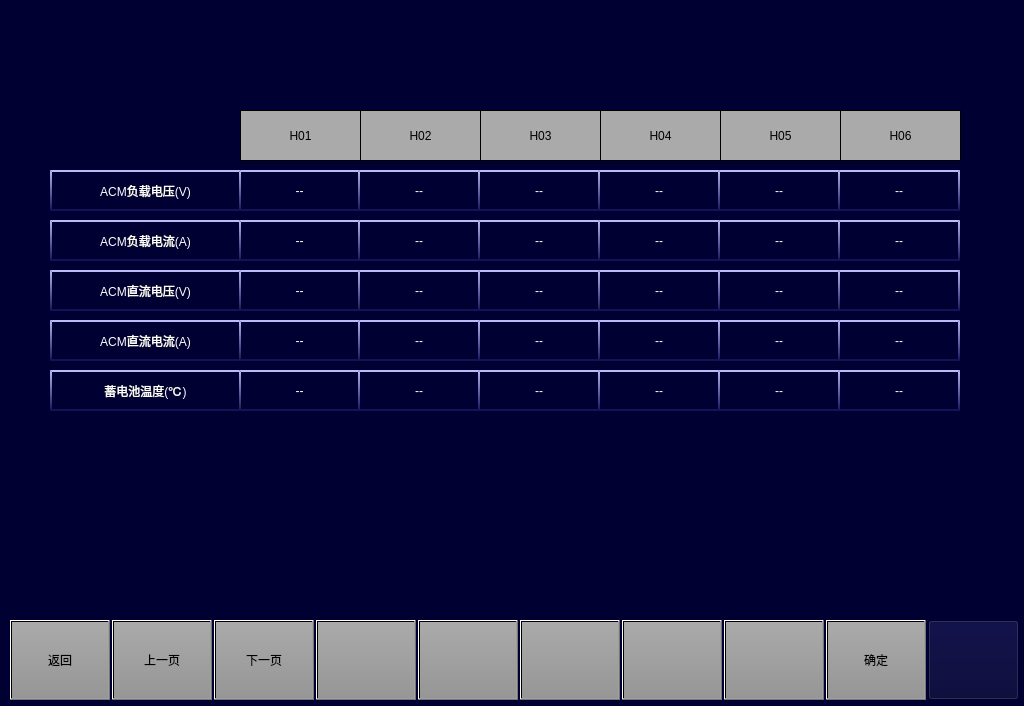
<?xml version="1.0" encoding="UTF-8"?>
<ui version="4.0">
 <class>MaintainceAuxiliarySubsystemPage</class>
 <widget class="QWidget" name="MaintainceAuxiliarySubsystemPage">
  <property name="geometry">
   <rect>
    <x>0</x>
    <y>0</y>
    <width>1024</width>
    <height>706</height>
   </rect>
  </property>
  <property name="windowTitle">
   <string>Form</string>
  </property>
  <property name="styleSheet">
   <string notr="true">background-color: rgb(0, 0, 50);</string>
  </property>
  <widget class="QPushButton" name="BTN2">
   <property name="geometry">
    <rect>
     <x>112</x>
     <y>620</y>
     <width>100</width>
     <height>80</height>
    </rect>
   </property>
   <property name="focusPolicy">
    <enum>Qt::NoFocus</enum>
   </property>
   <property name="styleSheet">
    <string notr="true">font: 20px, &quot;微软雅黑&quot;;color: black;transparent;background:qlineargradient(spread:pad,x1:0,y1:0,x2:0,y2:1,stop:0 rgba(170,170,170,255),stop:1 rgba(150,150,150,255));</string>
   </property>
   <property name="text">
    <string>上一页</string>
   </property>
  </widget>
  <widget class="QPushButton" name="BTN1">
   <property name="geometry">
    <rect>
     <x>10</x>
     <y>620</y>
     <width>100</width>
     <height>80</height>
    </rect>
   </property>
   <property name="focusPolicy">
    <enum>Qt::NoFocus</enum>
   </property>
   <property name="styleSheet">
    <string notr="true">font: 20px, &quot;微软雅黑&quot;;color: black;transparent;background:qlineargradient(spread:pad,x1:0,y1:0,x2:0,y2:1,stop:0 rgba(170,170,170,255),stop:1 rgba(150,150,150,255));</string>
   </property>
   <property name="text">
    <string>返回</string>
   </property>
  </widget>
  <widget class="QPushButton" name="BTN4">
   <property name="geometry">
    <rect>
     <x>316</x>
     <y>620</y>
     <width>100</width>
     <height>80</height>
    </rect>
   </property>
   <property name="focusPolicy">
    <enum>Qt::NoFocus</enum>
   </property>
   <property name="styleSheet">
    <string notr="true">	font: 20px, &quot;微软雅黑&quot;;
    color: black;
	transparent;background:qlineargradient(spread:pad,x1:0,y1:0,x2:0,y2:1,stop:0 rgba(170,170,170,255),stop:1 rgba(150,150,150,255));
</string>
   </property>
   <property name="text">
    <string/>
   </property>
  </widget>
  <widget class="QPushButton" name="BTN5">
   <property name="geometry">
    <rect>
     <x>418</x>
     <y>620</y>
     <width>100</width>
     <height>80</height>
    </rect>
   </property>
   <property name="focusPolicy">
    <enum>Qt::NoFocus</enum>
   </property>
   <property name="styleSheet">
    <string notr="true">	font: 20px, &quot;微软雅黑&quot;;
    color: black;
	transparent;background:qlineargradient(spread:pad,x1:0,y1:0,x2:0,y2:1,stop:0 rgba(170,170,170,255),stop:1 rgba(150,150,150,255));
</string>
   </property>
   <property name="text">
    <string/>
   </property>
  </widget>
  <widget class="QPushButton" name="BTN3">
   <property name="geometry">
    <rect>
     <x>214</x>
     <y>620</y>
     <width>100</width>
     <height>80</height>
    </rect>
   </property>
   <property name="focusPolicy">
    <enum>Qt::NoFocus</enum>
   </property>
   <property name="styleSheet">
    <string notr="true">	font: 20px, &quot;微软雅黑&quot;;
    color: black;
	transparent;background:qlineargradient(spread:pad,x1:0,y1:0,x2:0,y2:1,stop:0 rgba(170,170,170,255),stop:1 rgba(150,150,150,255));
</string>
   </property>
   <property name="text">
    <string>下一页</string>
   </property>
  </widget>
  <widget class="QPushButton" name="BTN8">
   <property name="geometry">
    <rect>
     <x>724</x>
     <y>620</y>
     <width>100</width>
     <height>80</height>
    </rect>
   </property>
   <property name="focusPolicy">
    <enum>Qt::NoFocus</enum>
   </property>
   <property name="styleSheet">
    <string notr="true">	font: 20px, &quot;微软雅黑&quot;;
    color: black;
	transparent;background:qlineargradient(spread:pad,x1:0,y1:0,x2:0,y2:1,stop:0 rgba(170,170,170,255),stop:1 rgba(150,150,150,255));
</string>
   </property>
   <property name="text">
    <string/>
   </property>
  </widget>
  <widget class="QPushButton" name="BTNHome">
   <property name="geometry">
    <rect>
     <x>928</x>
     <y>620</y>
     <width>91</width>
     <height>80</height>
    </rect>
   </property>
   <property name="focusPolicy">
    <enum>Qt::NoFocus</enum>
   </property>
   <property name="styleSheet">
    <string notr="true">border-image: url(:/images/image/Home.png);</string>
   </property>
   <property name="text">
    <string/>
   </property>
  </widget>
  <widget class="QPushButton" name="BTN9">
   <property name="geometry">
    <rect>
     <x>826</x>
     <y>620</y>
     <width>100</width>
     <height>80</height>
    </rect>
   </property>
   <property name="focusPolicy">
    <enum>Qt::NoFocus</enum>
   </property>
   <property name="styleSheet">
    <string notr="true">	font: 20px, &quot;微软雅黑&quot;;
    color: black;
	transparent;background:qlineargradient(spread:pad,x1:0,y1:0,x2:0,y2:1,stop:0 rgba(170,170,170,255),stop:1 rgba(150,150,150,255));
</string>
   </property>
   <property name="text">
    <string>确定</string>
   </property>
  </widget>
  <widget class="QPushButton" name="BTN7">
   <property name="geometry">
    <rect>
     <x>622</x>
     <y>620</y>
     <width>100</width>
     <height>80</height>
    </rect>
   </property>
   <property name="focusPolicy">
    <enum>Qt::NoFocus</enum>
   </property>
   <property name="styleSheet">
    <string notr="true">	font: 20px, &quot;微软雅黑&quot;;
    color: black;
	transparent;background:qlineargradient(spread:pad,x1:0,y1:0,x2:0,y2:1,stop:0 rgba(170,170,170,255),stop:1 rgba(150,150,150,255));
</string>
   </property>
   <property name="text">
    <string/>
   </property>
  </widget>
  <widget class="QPushButton" name="BTN6">
   <property name="geometry">
    <rect>
     <x>520</x>
     <y>620</y>
     <width>100</width>
     <height>80</height>
    </rect>
   </property>
   <property name="focusPolicy">
    <enum>Qt::NoFocus</enum>
   </property>
   <property name="styleSheet">
    <string notr="true">	font: 20px, &quot;微软雅黑&quot;;
    color: black;
	transparent;background:qlineargradient(spread:pad,x1:0,y1:0,x2:0,y2:1,stop:0 rgba(170,170,170,255),stop:1 rgba(150,150,150,255));
</string>
   </property>
   <property name="text">
    <string/>
   </property>
  </widget>
  <widget class="QLabel" name="label_32">
   <property name="geometry">
    <rect>
     <x>478</x>
     <y>370</y>
     <width>122</width>
     <height>41</height>
    </rect>
   </property>
   <property name="styleSheet">
    <string notr="true">border-top:2px solid rgb(187,188,247);
background-color: rgb(0, 0, 50);
border-left: 2px solid qlineargradient(x1:0, y1:0, x2:0, y2:1,stop:0 rgb(187,188,247) , stop:1 rgb(19,20,87));
border-right: 2px solid qlineargradient(x1:0, y1:0, x2:0, y2:1,stop:0 rgb(187,188,247) , stop:1 rgb(19,20,87));
border-bottom:2px solid  rgb(19,20,87);
font:16px &quot;微软雅黑&quot; ;
color: rgb(255, 255, 255);</string>
   </property>
   <property name="text">
    <string>--</string>
   </property>
   <property name="alignment">
    <set>Qt::AlignCenter</set>
   </property>
  </widget>
  <widget class="QLabel" name="label_19">
   <property name="geometry">
    <rect>
     <x>358</x>
     <y>270</y>
     <width>122</width>
     <height>41</height>
    </rect>
   </property>
   <property name="styleSheet">
    <string notr="true">border-top:2px solid rgb(187,188,247);
background-color: rgb(0, 0, 50);
border-left: 2px solid qlineargradient(x1:0, y1:0, x2:0, y2:1,stop:0 rgb(187,188,247) , stop:1 rgb(19,20,87));
border-right: 2px solid qlineargradient(x1:0, y1:0, x2:0, y2:1,stop:0 rgb(187,188,247) , stop:1 rgb(19,20,87));
border-bottom:2px solid  rgb(19,20,87);
font:16px &quot;微软雅黑&quot; ;
color: rgb(255, 255, 255);</string>
   </property>
   <property name="text">
    <string>--</string>
   </property>
   <property name="alignment">
    <set>Qt::AlignCenter</set>
   </property>
  </widget>
  <widget class="QLabel" name="label_24">
   <property name="geometry">
    <rect>
     <x>478</x>
     <y>320</y>
     <width>122</width>
     <height>41</height>
    </rect>
   </property>
   <property name="styleSheet">
    <string notr="true">border-top:2px solid rgb(187,188,247);
background-color: rgb(0, 0, 50);
border-left: 2px solid qlineargradient(x1:0, y1:0, x2:0, y2:1,stop:0 rgb(187,188,247) , stop:1 rgb(19,20,87));
border-right: 2px solid qlineargradient(x1:0, y1:0, x2:0, y2:1,stop:0 rgb(187,188,247) , stop:1 rgb(19,20,87));
border-bottom:2px solid  rgb(19,20,87);
font:16px &quot;微软雅黑&quot; ;
color: rgb(255, 255, 255);</string>
   </property>
   <property name="text">
    <string>--</string>
   </property>
   <property name="alignment">
    <set>Qt::AlignCenter</set>
   </property>
  </widget>
  <widget class="QLabel" name="label_31">
   <property name="geometry">
    <rect>
     <x>838</x>
     <y>370</y>
     <width>122</width>
     <height>41</height>
    </rect>
   </property>
   <property name="styleSheet">
    <string notr="true">border-top:2px solid rgb(187,188,247);
background-color: rgb(0, 0, 50);
border-left: 2px solid qlineargradient(x1:0, y1:0, x2:0, y2:1,stop:0 rgb(187,188,247) , stop:1 rgb(19,20,87));
border-right: 2px solid qlineargradient(x1:0, y1:0, x2:0, y2:1,stop:0 rgb(187,188,247) , stop:1 rgb(19,20,87));
border-bottom:2px solid  rgb(19,20,87);
font:16px &quot;微软雅黑&quot; ;
color: rgb(255, 255, 255);</string>
   </property>
   <property name="text">
    <string>--</string>
   </property>
   <property name="alignment">
    <set>Qt::AlignCenter</set>
   </property>
  </widget>
  <widget class="QLabel" name="label_13">
   <property name="geometry">
    <rect>
     <x>838</x>
     <y>170</y>
     <width>122</width>
     <height>41</height>
    </rect>
   </property>
   <property name="styleSheet">
    <string notr="true">border-top:2px solid rgb(187,188,247);
background-color: rgb(0, 0, 50);
border-left: 2px solid qlineargradient(x1:0, y1:0, x2:0, y2:1,stop:0 rgb(187,188,247) , stop:1 rgb(19,20,87));
border-right: 2px solid qlineargradient(x1:0, y1:0, x2:0, y2:1,stop:0 rgb(187,188,247) , stop:1 rgb(19,20,87));
border-bottom:2px solid  rgb(19,20,87);
font:16px &quot;微软雅黑&quot; ;
color: rgb(255, 255, 255);</string>
   </property>
   <property name="text">
    <string>--</string>
   </property>
   <property name="alignment">
    <set>Qt::AlignCenter</set>
   </property>
  </widget>
  <widget class="QLabel" name="LBLTC2">
   <property name="geometry">
    <rect>
     <x>840</x>
     <y>110</y>
     <width>121</width>
     <height>51</height>
    </rect>
   </property>
   <property name="styleSheet">
    <string notr="true">background-color:rgb(170,170,170);
border:1px solid black;
font:20px &quot;微软雅黑&quot;;</string>
   </property>
   <property name="text">
    <string>H06</string>
   </property>
   <property name="alignment">
    <set>Qt::AlignCenter</set>
   </property>
  </widget>
  <widget class="QLabel" name="label_26">
   <property name="geometry">
    <rect>
     <x>598</x>
     <y>320</y>
     <width>122</width>
     <height>41</height>
    </rect>
   </property>
   <property name="styleSheet">
    <string notr="true">border-top:2px solid rgb(187,188,247);
background-color: rgb(0, 0, 50);
border-left: 2px solid qlineargradient(x1:0, y1:0, x2:0, y2:1,stop:0 rgb(187,188,247) , stop:1 rgb(19,20,87));
border-right: 2px solid qlineargradient(x1:0, y1:0, x2:0, y2:1,stop:0 rgb(187,188,247) , stop:1 rgb(19,20,87));
border-bottom:2px solid  rgb(19,20,87);
font:16px &quot;微软雅黑&quot; ;
color: rgb(255, 255, 255);</string>
   </property>
   <property name="text">
    <string>--</string>
   </property>
   <property name="alignment">
    <set>Qt::AlignCenter</set>
   </property>
  </widget>
  <widget class="QLabel" name="label_30">
   <property name="geometry">
    <rect>
     <x>50</x>
     <y>370</y>
     <width>191</width>
     <height>41</height>
    </rect>
   </property>
   <property name="styleSheet">
    <string notr="true">border-top:2px solid rgb(187,188,247);
background-color: rgb(0, 0, 50);
border-left: 2px solid qlineargradient(x1:0, y1:0, x2:0, y2:1,stop:0 rgb(187,188,247) , stop:1 rgb(19,20,87));
border-right: 2px solid qlineargradient(x1:0, y1:0, x2:0, y2:1,stop:0 rgb(187,188,247) , stop:1 rgb(19,20,87));
border-bottom:2px solid  rgb(19,20,87);
font:16px &quot;微软雅黑&quot; ;
color: rgb(255, 255, 255);</string>
   </property>
   <property name="text">
    <string>蓄电池温度(℃)</string>
   </property>
   <property name="alignment">
    <set>Qt::AlignCenter</set>
   </property>
  </widget>
  <widget class="QLabel" name="label_25">
   <property name="geometry">
    <rect>
     <x>358</x>
     <y>320</y>
     <width>122</width>
     <height>41</height>
    </rect>
   </property>
   <property name="styleSheet">
    <string notr="true">border-top:2px solid rgb(187,188,247);
background-color: rgb(0, 0, 50);
border-left: 2px solid qlineargradient(x1:0, y1:0, x2:0, y2:1,stop:0 rgb(187,188,247) , stop:1 rgb(19,20,87));
border-right: 2px solid qlineargradient(x1:0, y1:0, x2:0, y2:1,stop:0 rgb(187,188,247) , stop:1 rgb(19,20,87));
border-bottom:2px solid  rgb(19,20,87);
font:16px &quot;微软雅黑&quot; ;
color: rgb(255, 255, 255);</string>
   </property>
   <property name="text">
    <string>--</string>
   </property>
   <property name="alignment">
    <set>Qt::AlignCenter</set>
   </property>
  </widget>
  <widget class="QLabel" name="label_7">
   <property name="geometry">
    <rect>
     <x>478</x>
     <y>170</y>
     <width>122</width>
     <height>41</height>
    </rect>
   </property>
   <property name="styleSheet">
    <string notr="true">border-top:2px solid rgb(187,188,247);
background-color: rgb(0, 0, 50);
border-left: 2px solid qlineargradient(x1:0, y1:0, x2:0, y2:1,stop:0 rgb(187,188,247) , stop:1 rgb(19,20,87));
border-right: 2px solid qlineargradient(x1:0, y1:0, x2:0, y2:1,stop:0 rgb(187,188,247) , stop:1 rgb(19,20,87));
border-bottom:2px solid  rgb(19,20,87);
font:16px &quot;微软雅黑&quot; ;
color: rgb(255, 255, 255);</string>
   </property>
   <property name="text">
    <string>--</string>
   </property>
   <property name="alignment">
    <set>Qt::AlignCenter</set>
   </property>
  </widget>
  <widget class="QLabel" name="LBLM1">
   <property name="geometry">
    <rect>
     <x>480</x>
     <y>110</y>
     <width>121</width>
     <height>51</height>
    </rect>
   </property>
   <property name="styleSheet">
    <string notr="true">background-color:rgb(170,170,170);
border:1px solid black;
font:20px &quot;微软雅黑&quot;;</string>
   </property>
   <property name="text">
    <string>H03</string>
   </property>
   <property name="alignment">
    <set>Qt::AlignCenter</set>
   </property>
  </widget>
  <widget class="QLabel" name="LBLMp2">
   <property name="geometry">
    <rect>
     <x>720</x>
     <y>110</y>
     <width>121</width>
     <height>51</height>
    </rect>
   </property>
   <property name="styleSheet">
    <string notr="true">background-color:rgb(170,170,170);
border:1px solid black;
font:20px &quot;微软雅黑&quot;;</string>
   </property>
   <property name="text">
    <string>H05</string>
   </property>
   <property name="alignment">
    <set>Qt::AlignCenter</set>
   </property>
  </widget>
  <widget class="QLabel" name="label_6">
   <property name="geometry">
    <rect>
     <x>358</x>
     <y>220</y>
     <width>122</width>
     <height>41</height>
    </rect>
   </property>
   <property name="styleSheet">
    <string notr="true">border-top:2px solid rgb(187,188,247);
background-color: rgb(0, 0, 50);
border-left: 2px solid qlineargradient(x1:0, y1:0, x2:0, y2:1,stop:0 rgb(187,188,247) , stop:1 rgb(19,20,87));
border-right: 2px solid qlineargradient(x1:0, y1:0, x2:0, y2:1,stop:0 rgb(187,188,247) , stop:1 rgb(19,20,87));
border-bottom:2px solid  rgb(19,20,87);
font:16px &quot;微软雅黑&quot; ;
color: rgb(255, 255, 255);</string>
   </property>
   <property name="text">
    <string>--</string>
   </property>
   <property name="alignment">
    <set>Qt::AlignCenter</set>
   </property>
  </widget>
  <widget class="QLabel" name="label_2">
   <property name="geometry">
    <rect>
     <x>50</x>
     <y>220</y>
     <width>191</width>
     <height>41</height>
    </rect>
   </property>
   <property name="styleSheet">
    <string notr="true">border-top:2px solid rgb(187,188,247);
background-color: rgb(0, 0, 50);
border-left: 2px solid qlineargradient(x1:0, y1:0, x2:0, y2:1,stop:0 rgb(187,188,247) , stop:1 rgb(19,20,87));
border-right: 2px solid qlineargradient(x1:0, y1:0, x2:0, y2:1,stop:0 rgb(187,188,247) , stop:1 rgb(19,20,87));
border-bottom:2px solid  rgb(19,20,87);
font:16px &quot;微软雅黑&quot; ;
color: rgb(255, 255, 255);</string>
   </property>
   <property name="text">
    <string>ACM负载电流(A)</string>
   </property>
   <property name="alignment">
    <set>Qt::AlignCenter</set>
   </property>
  </widget>
  <widget class="QLabel" name="label_5">
   <property name="geometry">
    <rect>
     <x>358</x>
     <y>170</y>
     <width>122</width>
     <height>41</height>
    </rect>
   </property>
   <property name="styleSheet">
    <string notr="true">border-top:2px solid rgb(187,188,247);
background-color: rgb(0, 0, 50);
border-left: 2px solid qlineargradient(x1:0, y1:0, x2:0, y2:1,stop:0 rgb(187,188,247) , stop:1 rgb(19,20,87));
border-right: 2px solid qlineargradient(x1:0, y1:0, x2:0, y2:1,stop:0 rgb(187,188,247) , stop:1 rgb(19,20,87));
border-bottom:2px solid  rgb(19,20,87);
font:16px &quot;微软雅黑&quot; ;
color: rgb(255, 255, 255);</string>
   </property>
   <property name="text">
    <string>--</string>
   </property>
   <property name="alignment">
    <set>Qt::AlignCenter</set>
   </property>
  </widget>
  <widget class="QLabel" name="label_12">
   <property name="geometry">
    <rect>
     <x>718</x>
     <y>220</y>
     <width>122</width>
     <height>41</height>
    </rect>
   </property>
   <property name="styleSheet">
    <string notr="true">border-top:2px solid rgb(187,188,247);
background-color: rgb(0, 0, 50);
border-left: 2px solid qlineargradient(x1:0, y1:0, x2:0, y2:1,stop:0 rgb(187,188,247) , stop:1 rgb(19,20,87));
border-right: 2px solid qlineargradient(x1:0, y1:0, x2:0, y2:1,stop:0 rgb(187,188,247) , stop:1 rgb(19,20,87));
border-bottom:2px solid  rgb(19,20,87);
font:16px &quot;微软雅黑&quot; ;
color: rgb(255, 255, 255);</string>
   </property>
   <property name="text">
    <string>--</string>
   </property>
   <property name="alignment">
    <set>Qt::AlignCenter</set>
   </property>
  </widget>
  <widget class="QLabel" name="label_23">
   <property name="geometry">
    <rect>
     <x>50</x>
     <y>320</y>
     <width>191</width>
     <height>41</height>
    </rect>
   </property>
   <property name="styleSheet">
    <string notr="true">border-top:2px solid rgb(187,188,247);
background-color: rgb(0, 0, 50);
border-left: 2px solid qlineargradient(x1:0, y1:0, x2:0, y2:1,stop:0 rgb(187,188,247) , stop:1 rgb(19,20,87));
border-right: 2px solid qlineargradient(x1:0, y1:0, x2:0, y2:1,stop:0 rgb(187,188,247) , stop:1 rgb(19,20,87));
border-bottom:2px solid  rgb(19,20,87);
font:16px &quot;微软雅黑&quot; ;
color: rgb(255, 255, 255);</string>
   </property>
   <property name="text">
    <string>ACM直流电流(A)</string>
   </property>
   <property name="alignment">
    <set>Qt::AlignCenter</set>
   </property>
  </widget>
  <widget class="QLabel" name="label_17">
   <property name="geometry">
    <rect>
     <x>239</x>
     <y>270</y>
     <width>121</width>
     <height>41</height>
    </rect>
   </property>
   <property name="styleSheet">
    <string notr="true">border-top:2px solid rgb(187,188,247);
background-color: rgb(0, 0, 50);
border-left: 2px solid qlineargradient(x1:0, y1:0, x2:0, y2:1,stop:0 rgb(187,188,247) , stop:1 rgb(19,20,87));
border-right: 2px solid qlineargradient(x1:0, y1:0, x2:0, y2:1,stop:0 rgb(187,188,247) , stop:1 rgb(19,20,87));
border-bottom:2px solid  rgb(19,20,87);
font:16px &quot;微软雅黑&quot; ;
color: rgb(255, 255, 255);</string>
   </property>
   <property name="text">
    <string>--</string>
   </property>
   <property name="alignment">
    <set>Qt::AlignCenter</set>
   </property>
  </widget>
  <widget class="QLabel" name="label_20">
   <property name="geometry">
    <rect>
     <x>478</x>
     <y>270</y>
     <width>122</width>
     <height>41</height>
    </rect>
   </property>
   <property name="styleSheet">
    <string notr="true">border-top:2px solid rgb(187,188,247);
background-color: rgb(0, 0, 50);
border-left: 2px solid qlineargradient(x1:0, y1:0, x2:0, y2:1,stop:0 rgb(187,188,247) , stop:1 rgb(19,20,87));
border-right: 2px solid qlineargradient(x1:0, y1:0, x2:0, y2:1,stop:0 rgb(187,188,247) , stop:1 rgb(19,20,87));
border-bottom:2px solid  rgb(19,20,87);
font:16px &quot;微软雅黑&quot; ;
color: rgb(255, 255, 255);</string>
   </property>
   <property name="text">
    <string>--</string>
   </property>
   <property name="alignment">
    <set>Qt::AlignCenter</set>
   </property>
  </widget>
  <widget class="QLabel" name="label_27">
   <property name="geometry">
    <rect>
     <x>838</x>
     <y>320</y>
     <width>122</width>
     <height>41</height>
    </rect>
   </property>
   <property name="styleSheet">
    <string notr="true">border-top:2px solid rgb(187,188,247);
background-color: rgb(0, 0, 50);
border-left: 2px solid qlineargradient(x1:0, y1:0, x2:0, y2:1,stop:0 rgb(187,188,247) , stop:1 rgb(19,20,87));
border-right: 2px solid qlineargradient(x1:0, y1:0, x2:0, y2:1,stop:0 rgb(187,188,247) , stop:1 rgb(19,20,87));
border-bottom:2px solid  rgb(19,20,87);
font:16px &quot;微软雅黑&quot; ;
color: rgb(255, 255, 255);</string>
   </property>
   <property name="text">
    <string>--</string>
   </property>
   <property name="alignment">
    <set>Qt::AlignCenter</set>
   </property>
  </widget>
  <widget class="QLabel" name="label_33">
   <property name="geometry">
    <rect>
     <x>598</x>
     <y>370</y>
     <width>122</width>
     <height>41</height>
    </rect>
   </property>
   <property name="styleSheet">
    <string notr="true">border-top:2px solid rgb(187,188,247);
background-color: rgb(0, 0, 50);
border-left: 2px solid qlineargradient(x1:0, y1:0, x2:0, y2:1,stop:0 rgb(187,188,247) , stop:1 rgb(19,20,87));
border-right: 2px solid qlineargradient(x1:0, y1:0, x2:0, y2:1,stop:0 rgb(187,188,247) , stop:1 rgb(19,20,87));
border-bottom:2px solid  rgb(19,20,87);
font:16px &quot;微软雅黑&quot; ;
color: rgb(255, 255, 255);</string>
   </property>
   <property name="text">
    <string>--</string>
   </property>
   <property name="alignment">
    <set>Qt::AlignCenter</set>
   </property>
  </widget>
  <widget class="QLabel" name="LBLMp1">
   <property name="geometry">
    <rect>
     <x>360</x>
     <y>110</y>
     <width>121</width>
     <height>51</height>
    </rect>
   </property>
   <property name="styleSheet">
    <string notr="true">background-color:rgb(170,170,170);
border:1px solid black;
font:20px &quot;微软雅黑&quot;;</string>
   </property>
   <property name="text">
    <string>H02</string>
   </property>
   <property name="alignment">
    <set>Qt::AlignCenter</set>
   </property>
  </widget>
  <widget class="QLabel" name="label_18">
   <property name="geometry">
    <rect>
     <x>838</x>
     <y>270</y>
     <width>122</width>
     <height>41</height>
    </rect>
   </property>
   <property name="styleSheet">
    <string notr="true">border-top:2px solid rgb(187,188,247);
background-color: rgb(0, 0, 50);
border-left: 2px solid qlineargradient(x1:0, y1:0, x2:0, y2:1,stop:0 rgb(187,188,247) , stop:1 rgb(19,20,87));
border-right: 2px solid qlineargradient(x1:0, y1:0, x2:0, y2:1,stop:0 rgb(187,188,247) , stop:1 rgb(19,20,87));
border-bottom:2px solid  rgb(19,20,87);
font:16px &quot;微软雅黑&quot; ;
color: rgb(255, 255, 255);</string>
   </property>
   <property name="text">
    <string>--</string>
   </property>
   <property name="alignment">
    <set>Qt::AlignCenter</set>
   </property>
  </widget>
  <widget class="QLabel" name="label_11">
   <property name="geometry">
    <rect>
     <x>718</x>
     <y>170</y>
     <width>122</width>
     <height>41</height>
    </rect>
   </property>
   <property name="styleSheet">
    <string notr="true">border-top:2px solid rgb(187,188,247);
background-color: rgb(0, 0, 50);
border-left: 2px solid qlineargradient(x1:0, y1:0, x2:0, y2:1,stop:0 rgb(187,188,247) , stop:1 rgb(19,20,87));
border-right: 2px solid qlineargradient(x1:0, y1:0, x2:0, y2:1,stop:0 rgb(187,188,247) , stop:1 rgb(19,20,87));
border-bottom:2px solid  rgb(19,20,87);
font:16px &quot;微软雅黑&quot; ;
color: rgb(255, 255, 255);</string>
   </property>
   <property name="text">
    <string>--</string>
   </property>
   <property name="alignment">
    <set>Qt::AlignCenter</set>
   </property>
  </widget>
  <widget class="QLabel" name="label_15">
   <property name="geometry">
    <rect>
     <x>598</x>
     <y>270</y>
     <width>122</width>
     <height>41</height>
    </rect>
   </property>
   <property name="styleSheet">
    <string notr="true">border-top:2px solid rgb(187,188,247);
background-color: rgb(0, 0, 50);
border-left: 2px solid qlineargradient(x1:0, y1:0, x2:0, y2:1,stop:0 rgb(187,188,247) , stop:1 rgb(19,20,87));
border-right: 2px solid qlineargradient(x1:0, y1:0, x2:0, y2:1,stop:0 rgb(187,188,247) , stop:1 rgb(19,20,87));
border-bottom:2px solid  rgb(19,20,87);
font:16px &quot;微软雅黑&quot; ;
color: rgb(255, 255, 255);</string>
   </property>
   <property name="text">
    <string>--</string>
   </property>
   <property name="alignment">
    <set>Qt::AlignCenter</set>
   </property>
  </widget>
  <widget class="QLabel" name="label_3">
   <property name="geometry">
    <rect>
     <x>239</x>
     <y>170</y>
     <width>121</width>
     <height>41</height>
    </rect>
   </property>
   <property name="styleSheet">
    <string notr="true">border-top:2px solid rgb(187,188,247);
background-color: rgb(0, 0, 50);
border-left: 2px solid qlineargradient(x1:0, y1:0, x2:0, y2:1,stop:0 rgb(187,188,247) , stop:1 rgb(19,20,87));
border-right: 2px solid qlineargradient(x1:0, y1:0, x2:0, y2:1,stop:0 rgb(187,188,247) , stop:1 rgb(19,20,87));
border-bottom:2px solid  rgb(19,20,87);
font:16px &quot;微软雅黑&quot; ;
color: rgb(255, 255, 255);</string>
   </property>
   <property name="text">
    <string>--</string>
   </property>
   <property name="alignment">
    <set>Qt::AlignCenter</set>
   </property>
  </widget>
  <widget class="QLabel" name="label_34">
   <property name="geometry">
    <rect>
     <x>718</x>
     <y>370</y>
     <width>122</width>
     <height>41</height>
    </rect>
   </property>
   <property name="styleSheet">
    <string notr="true">border-top:2px solid rgb(187,188,247);
background-color: rgb(0, 0, 50);
border-left: 2px solid qlineargradient(x1:0, y1:0, x2:0, y2:1,stop:0 rgb(187,188,247) , stop:1 rgb(19,20,87));
border-right: 2px solid qlineargradient(x1:0, y1:0, x2:0, y2:1,stop:0 rgb(187,188,247) , stop:1 rgb(19,20,87));
border-bottom:2px solid  rgb(19,20,87);
font:16px &quot;微软雅黑&quot; ;
color: rgb(255, 255, 255);</string>
   </property>
   <property name="text">
    <string>--</string>
   </property>
   <property name="alignment">
    <set>Qt::AlignCenter</set>
   </property>
  </widget>
  <widget class="QLabel" name="label_28">
   <property name="geometry">
    <rect>
     <x>718</x>
     <y>320</y>
     <width>122</width>
     <height>41</height>
    </rect>
   </property>
   <property name="styleSheet">
    <string notr="true">border-top:2px solid rgb(187,188,247);
background-color: rgb(0, 0, 50);
border-left: 2px solid qlineargradient(x1:0, y1:0, x2:0, y2:1,stop:0 rgb(187,188,247) , stop:1 rgb(19,20,87));
border-right: 2px solid qlineargradient(x1:0, y1:0, x2:0, y2:1,stop:0 rgb(187,188,247) , stop:1 rgb(19,20,87));
border-bottom:2px solid  rgb(19,20,87);
font:16px &quot;微软雅黑&quot; ;
color: rgb(255, 255, 255);</string>
   </property>
   <property name="text">
    <string>--</string>
   </property>
   <property name="alignment">
    <set>Qt::AlignCenter</set>
   </property>
  </widget>
  <widget class="QLabel" name="label">
   <property name="geometry">
    <rect>
     <x>50</x>
     <y>170</y>
     <width>191</width>
     <height>41</height>
    </rect>
   </property>
   <property name="styleSheet">
    <string notr="true">border-top:2px solid rgb(187,188,247);
background-color: rgb(0, 0, 50);
border-left: 2px solid qlineargradient(x1:0, y1:0, x2:0, y2:1,stop:0 rgb(187,188,247) , stop:1 rgb(19,20,87));
border-right: 2px solid qlineargradient(x1:0, y1:0, x2:0, y2:1,stop:0 rgb(187,188,247) , stop:1 rgb(19,20,87));
border-bottom:2px solid  rgb(19,20,87);
font:16px &quot;微软雅黑&quot; ;
color: rgb(255, 255, 255);</string>
   </property>
   <property name="text">
    <string>ACM负载电压(V)</string>
   </property>
   <property name="alignment">
    <set>Qt::AlignCenter</set>
   </property>
  </widget>
  <widget class="QLabel" name="LBLM2">
   <property name="geometry">
    <rect>
     <x>600</x>
     <y>110</y>
     <width>121</width>
     <height>51</height>
    </rect>
   </property>
   <property name="styleSheet">
    <string notr="true">background-color:rgb(170,170,170);
border:1px solid black;
font:20px &quot;微软雅黑&quot;;</string>
   </property>
   <property name="text">
    <string>H04</string>
   </property>
   <property name="alignment">
    <set>Qt::AlignCenter</set>
   </property>
  </widget>
  <widget class="QLabel" name="label_8">
   <property name="geometry">
    <rect>
     <x>478</x>
     <y>220</y>
     <width>122</width>
     <height>41</height>
    </rect>
   </property>
   <property name="styleSheet">
    <string notr="true">border-top:2px solid rgb(187,188,247);
background-color: rgb(0, 0, 50);
border-left: 2px solid qlineargradient(x1:0, y1:0, x2:0, y2:1,stop:0 rgb(187,188,247) , stop:1 rgb(19,20,87));
border-right: 2px solid qlineargradient(x1:0, y1:0, x2:0, y2:1,stop:0 rgb(187,188,247) , stop:1 rgb(19,20,87));
border-bottom:2px solid  rgb(19,20,87);
font:16px &quot;微软雅黑&quot; ;
color: rgb(255, 255, 255);</string>
   </property>
   <property name="text">
    <string>--</string>
   </property>
   <property name="alignment">
    <set>Qt::AlignCenter</set>
   </property>
  </widget>
  <widget class="QLabel" name="label_29">
   <property name="geometry">
    <rect>
     <x>358</x>
     <y>370</y>
     <width>122</width>
     <height>41</height>
    </rect>
   </property>
   <property name="styleSheet">
    <string notr="true">border-top:2px solid rgb(187,188,247);
background-color: rgb(0, 0, 50);
border-left: 2px solid qlineargradient(x1:0, y1:0, x2:0, y2:1,stop:0 rgb(187,188,247) , stop:1 rgb(19,20,87));
border-right: 2px solid qlineargradient(x1:0, y1:0, x2:0, y2:1,stop:0 rgb(187,188,247) , stop:1 rgb(19,20,87));
border-bottom:2px solid  rgb(19,20,87);
font:16px &quot;微软雅黑&quot; ;
color: rgb(255, 255, 255);</string>
   </property>
   <property name="text">
    <string>--</string>
   </property>
   <property name="alignment">
    <set>Qt::AlignCenter</set>
   </property>
  </widget>
  <widget class="QLabel" name="label_4">
   <property name="geometry">
    <rect>
     <x>239</x>
     <y>220</y>
     <width>121</width>
     <height>41</height>
    </rect>
   </property>
   <property name="styleSheet">
    <string notr="true">border-top:2px solid rgb(187,188,247);
background-color: rgb(0, 0, 50);
border-left: 2px solid qlineargradient(x1:0, y1:0, x2:0, y2:1,stop:0 rgb(187,188,247) , stop:1 rgb(19,20,87));
border-right: 2px solid qlineargradient(x1:0, y1:0, x2:0, y2:1,stop:0 rgb(187,188,247) , stop:1 rgb(19,20,87));
border-bottom:2px solid  rgb(19,20,87);
font:16px &quot;微软雅黑&quot; ;
color: rgb(255, 255, 255);</string>
   </property>
   <property name="text">
    <string>--</string>
   </property>
   <property name="alignment">
    <set>Qt::AlignCenter</set>
   </property>
  </widget>
  <widget class="QLabel" name="label_10">
   <property name="geometry">
    <rect>
     <x>598</x>
     <y>220</y>
     <width>122</width>
     <height>41</height>
    </rect>
   </property>
   <property name="styleSheet">
    <string notr="true">border-top:2px solid rgb(187,188,247);
background-color: rgb(0, 0, 50);
border-left: 2px solid qlineargradient(x1:0, y1:0, x2:0, y2:1,stop:0 rgb(187,188,247) , stop:1 rgb(19,20,87));
border-right: 2px solid qlineargradient(x1:0, y1:0, x2:0, y2:1,stop:0 rgb(187,188,247) , stop:1 rgb(19,20,87));
border-bottom:2px solid  rgb(19,20,87);
font:16px &quot;微软雅黑&quot; ;
color: rgb(255, 255, 255);</string>
   </property>
   <property name="text">
    <string>--</string>
   </property>
   <property name="alignment">
    <set>Qt::AlignCenter</set>
   </property>
  </widget>
  <widget class="QLabel" name="label_22">
   <property name="geometry">
    <rect>
     <x>239</x>
     <y>320</y>
     <width>121</width>
     <height>41</height>
    </rect>
   </property>
   <property name="styleSheet">
    <string notr="true">border-top:2px solid rgb(187,188,247);
background-color: rgb(0, 0, 50);
border-left: 2px solid qlineargradient(x1:0, y1:0, x2:0, y2:1,stop:0 rgb(187,188,247) , stop:1 rgb(19,20,87));
border-right: 2px solid qlineargradient(x1:0, y1:0, x2:0, y2:1,stop:0 rgb(187,188,247) , stop:1 rgb(19,20,87));
border-bottom:2px solid  rgb(19,20,87);
font:16px &quot;微软雅黑&quot; ;
color: rgb(255, 255, 255);</string>
   </property>
   <property name="text">
    <string>--</string>
   </property>
   <property name="alignment">
    <set>Qt::AlignCenter</set>
   </property>
  </widget>
  <widget class="QLabel" name="label_16">
   <property name="geometry">
    <rect>
     <x>718</x>
     <y>270</y>
     <width>122</width>
     <height>41</height>
    </rect>
   </property>
   <property name="styleSheet">
    <string notr="true">border-top:2px solid rgb(187,188,247);
background-color: rgb(0, 0, 50);
border-left: 2px solid qlineargradient(x1:0, y1:0, x2:0, y2:1,stop:0 rgb(187,188,247) , stop:1 rgb(19,20,87));
border-right: 2px solid qlineargradient(x1:0, y1:0, x2:0, y2:1,stop:0 rgb(187,188,247) , stop:1 rgb(19,20,87));
border-bottom:2px solid  rgb(19,20,87);
font:16px &quot;微软雅黑&quot; ;
color: rgb(255, 255, 255);</string>
   </property>
   <property name="text">
    <string>--</string>
   </property>
   <property name="alignment">
    <set>Qt::AlignCenter</set>
   </property>
  </widget>
  <widget class="QLabel" name="label_14">
   <property name="geometry">
    <rect>
     <x>838</x>
     <y>220</y>
     <width>122</width>
     <height>41</height>
    </rect>
   </property>
   <property name="styleSheet">
    <string notr="true">border-top:2px solid rgb(187,188,247);
background-color: rgb(0, 0, 50);
border-left: 2px solid qlineargradient(x1:0, y1:0, x2:0, y2:1,stop:0 rgb(187,188,247) , stop:1 rgb(19,20,87));
border-right: 2px solid qlineargradient(x1:0, y1:0, x2:0, y2:1,stop:0 rgb(187,188,247) , stop:1 rgb(19,20,87));
border-bottom:2px solid  rgb(19,20,87);
font:16px &quot;微软雅黑&quot; ;
color: rgb(255, 255, 255);</string>
   </property>
   <property name="text">
    <string>--</string>
   </property>
   <property name="alignment">
    <set>Qt::AlignCenter</set>
   </property>
  </widget>
  <widget class="QLabel" name="label_21">
   <property name="geometry">
    <rect>
     <x>50</x>
     <y>270</y>
     <width>191</width>
     <height>41</height>
    </rect>
   </property>
   <property name="styleSheet">
    <string notr="true">border-top:2px solid rgb(187,188,247);
background-color: rgb(0, 0, 50);
border-left: 2px solid qlineargradient(x1:0, y1:0, x2:0, y2:1,stop:0 rgb(187,188,247) , stop:1 rgb(19,20,87));
border-right: 2px solid qlineargradient(x1:0, y1:0, x2:0, y2:1,stop:0 rgb(187,188,247) , stop:1 rgb(19,20,87));
border-bottom:2px solid  rgb(19,20,87);
font:16px &quot;微软雅黑&quot; ;
color: rgb(255, 255, 255);</string>
   </property>
   <property name="text">
    <string>ACM直流电压(V)</string>
   </property>
   <property name="alignment">
    <set>Qt::AlignCenter</set>
   </property>
  </widget>
  <widget class="QLabel" name="LBLTC1">
   <property name="geometry">
    <rect>
     <x>240</x>
     <y>110</y>
     <width>121</width>
     <height>51</height>
    </rect>
   </property>
   <property name="styleSheet">
    <string notr="true">background-color:rgb(170,170,170);
border:1px solid black;
font:20px &quot;微软雅黑&quot;;</string>
   </property>
   <property name="text">
    <string>H01</string>
   </property>
   <property name="alignment">
    <set>Qt::AlignCenter</set>
   </property>
  </widget>
  <widget class="QLabel" name="label_35">
   <property name="geometry">
    <rect>
     <x>239</x>
     <y>370</y>
     <width>121</width>
     <height>41</height>
    </rect>
   </property>
   <property name="styleSheet">
    <string notr="true">border-top:2px solid rgb(187,188,247);
background-color: rgb(0, 0, 50);
border-left: 2px solid qlineargradient(x1:0, y1:0, x2:0, y2:1,stop:0 rgb(187,188,247) , stop:1 rgb(19,20,87));
border-right: 2px solid qlineargradient(x1:0, y1:0, x2:0, y2:1,stop:0 rgb(187,188,247) , stop:1 rgb(19,20,87));
border-bottom:2px solid  rgb(19,20,87);
font:16px &quot;微软雅黑&quot; ;
color: rgb(255, 255, 255);</string>
   </property>
   <property name="text">
    <string>--</string>
   </property>
   <property name="alignment">
    <set>Qt::AlignCenter</set>
   </property>
  </widget>
  <widget class="QLabel" name="label_9">
   <property name="geometry">
    <rect>
     <x>598</x>
     <y>170</y>
     <width>122</width>
     <height>41</height>
    </rect>
   </property>
   <property name="styleSheet">
    <string notr="true">border-top:2px solid rgb(187,188,247);
background-color: rgb(0, 0, 50);
border-left: 2px solid qlineargradient(x1:0, y1:0, x2:0, y2:1,stop:0 rgb(187,188,247) , stop:1 rgb(19,20,87));
border-right: 2px solid qlineargradient(x1:0, y1:0, x2:0, y2:1,stop:0 rgb(187,188,247) , stop:1 rgb(19,20,87));
border-bottom:2px solid  rgb(19,20,87);
font:16px &quot;微软雅黑&quot; ;
color: rgb(255, 255, 255);</string>
   </property>
   <property name="text">
    <string>--</string>
   </property>
   <property name="alignment">
    <set>Qt::AlignCenter</set>
   </property>
  </widget>
 </widget>
 <resources/>
 <connections/>
</ui>
